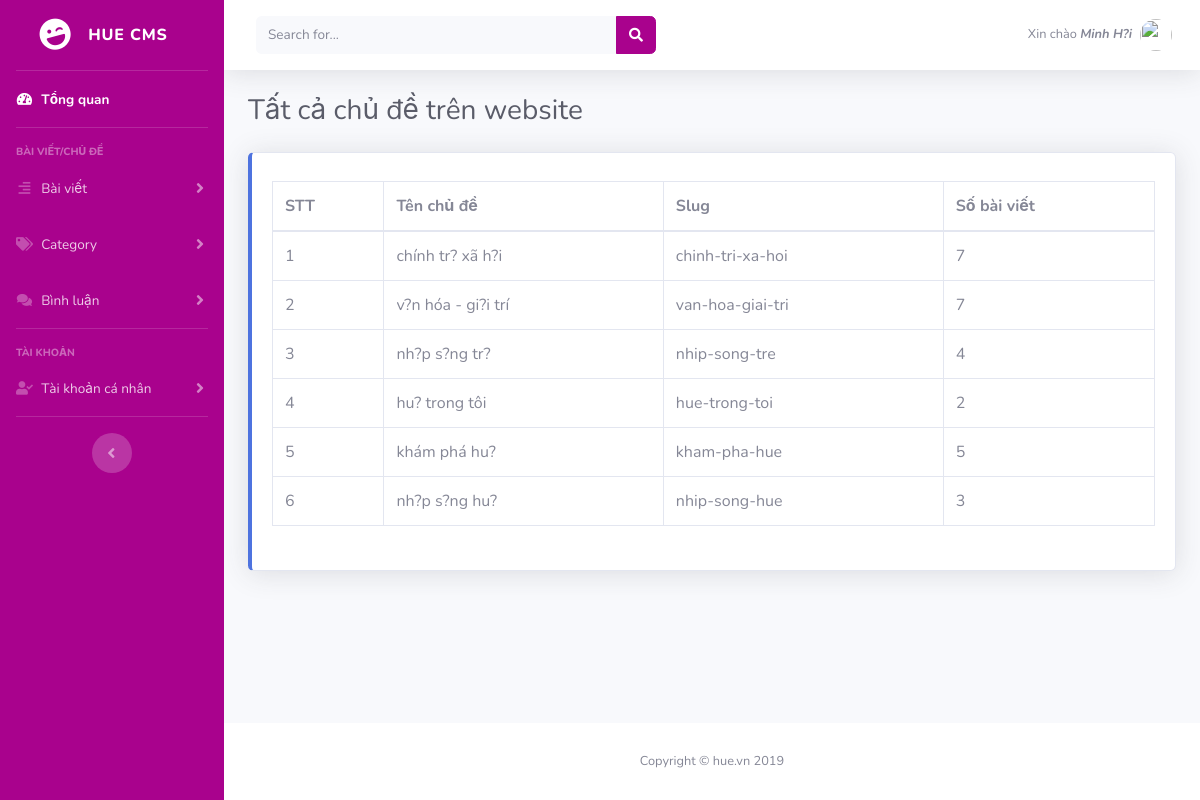
Page /admin/index.php?action=list-category (signed in) on the committed database.
### tables this page shows
CREATE TABLE `category` (
  `id` int(11) NOT NULL,
  `name` varchar(255) NOT NULL,
  `slug` varchar(255) NOT NULL
);

### admin/model/entity/category.php (called while the page is built, shortened)
<?php
	class Category{
		function __construct($id, $slug,$name)
		{
			$this->slug = $slug;
			$this->name = $name;
		}
		static function getAllCategory(){
			$connect = new mysqli("localhost","root","","hue-cms");
			$connect->set_charset("utf8");
			$query = "SELECT * FROM category";
			$result = $connect->query($query);
			$rs = array();
			if ($result) {
				while ($rows = $result->fetch_assoc()) {
					array_push($rs,new Category(
						$rows["id"],
						$rows["slug"],
	                    $rows["name"]
	                ));
				}
			}
        	return $rs;
		}
		static function countPostInCate($slug_cate){
			$connect = new mysqli("localhost","root","","hue-cms");
			$connect->set_charset("utf8");
			$query = "SELECT * FROM post WHERE category = '{$slug_cate}'";
			$result = $connect->query($query);
			$i = 0;
			if ($result) {
				while ($rows = $result->fetch_assoc()) {
					$i++;
				}
			}
        	return $i;
		}
	}
?>

### admin/list-category.php (the view, shortened to what this page needs)
<?php
    include_once('model/entity/Category.php');
?>
<div class="container-fluid">
          <div class="d-sm-flex align-items-center justify-content-between mb-4">
            <h1 class="h3 mb-0 text-gray-800">Tất cả chủ đề trên website</h1>
          </div>
            <div class="row">
                <div class="col-12">
                    <div class="card border-left-primary shadow h-100 py-2">
                        <div class="card-body">
                            <table class="table table-bordered" id="dataTable" width="100%" cellspacing="0">
                                <thead>
                                    <tr>
                                        <th>STT</th>
                                        <th>Tên chủ đề</th>
                                        <th>Slug</th>
                                        <th>Số bài viết</th>
                                    </tr>
                                </thead>
                                <tbody>
                                    <?php
                                        include_once('model/entity/category.php');
                                        $post= Category::getAllCategory();
                                        $i = 1;
                                        foreach($post as $key => $value){
                                            echo "<tr>";
                                            echo "<td>".$i."</td>";
                                            echo "<td>".$value->name."</td>";
                                            echo "<td>".$value->slug."</td>";
                                            echo "<td>".Category::countPostInCate($value->slug)."</td>";
                                            $i++;
                                        }
                                    ?>
                                    </tr>
                                </tbody>
                            </table>
                        </div>
                    </div>
                </div>
            </div>
        </div>

### rows in the picture
category: name "chính tr? xã h?i", slug "chinh-tri-xa-hoi", slug "7"
category: name "v?n hóa - gi?i trí", slug "van-hoa-giai-tri", slug "7"
category: name "nh?p s?ng tr?", slug "nhip-song-tre", slug "4"
category: name "hu? trong tôi", slug "hue-trong-toi", slug "2"
category: name "khám phá hu?", slug "kham-pha-hue", slug "5"
category: name "nh?p s?ng hu?", slug "nhip-song-hue", slug "3"

### other values in the picture
$_SESSION['fullname'] "Minh H?i"
